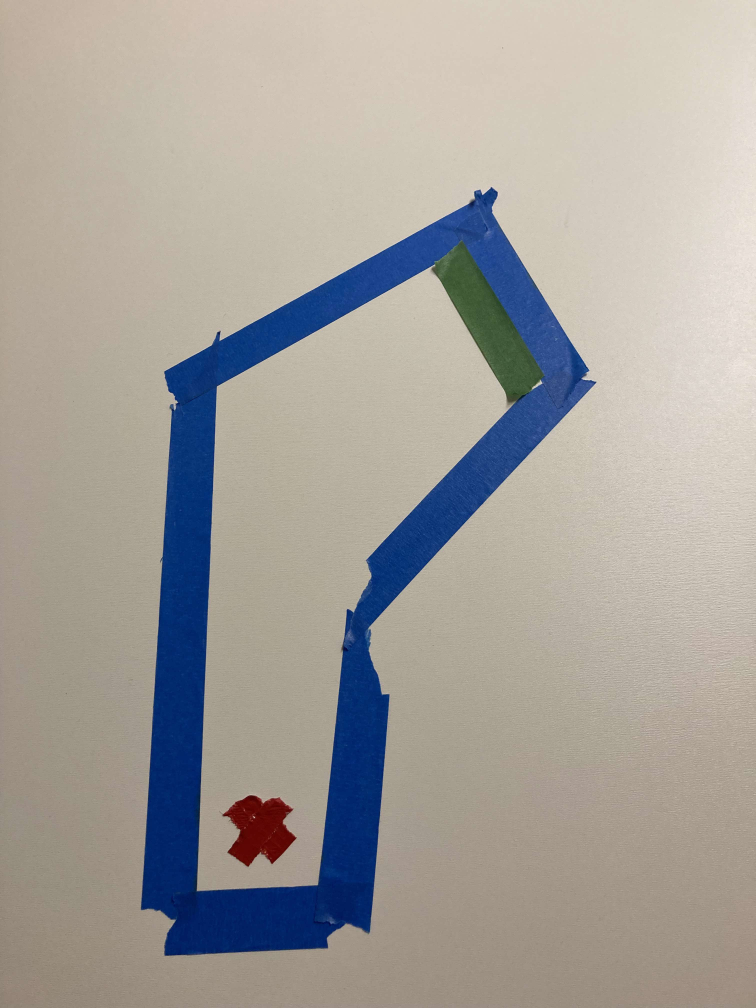
#> input picture atlas/imageprocessing/image_test/real_test.jpg, 3024 x 4032 px, found by its file name (shown at 1/4 size)
$ python image.py
#> lines starting #> are read from the running program, lines starting #| are printed output that depends on the picture; after the words box and inside, x2 and y2 are one past the last pixel; in counts of white or black regions, pixels touching at a corner belong together
import numpy as np
import cv2
from PIL import Image
import os
import matplotlib.pyplot as plt

def transform_image(image : str) -> np.ndarray:

#> called with image = 'imageprocessing/image_test/real_test.jpg'
    im = Image.open(image)
#> im is the input picture: PIL image 3024x4032 RGB; mean R, G, B 164.8, 160.6, 155.2
    image = np.array(im)

    if image.shape[-1] != 3:
        image = image[:, :, :3]


    blue_lower = np.array([0, 0, 50])
    blue_upper = np.array([100, 100, 255])
    red_lower = np.array([80, 0, 0])
    red_upper = np.array([255, 60, 60])
    green_lower = np.array([0, 50, 0])
    green_upper = np.array([80, 255, 80])
    road_mask = np.all((image >= blue_lower) & (image <= blue_upper), axis=-1).astype(np.uint8)
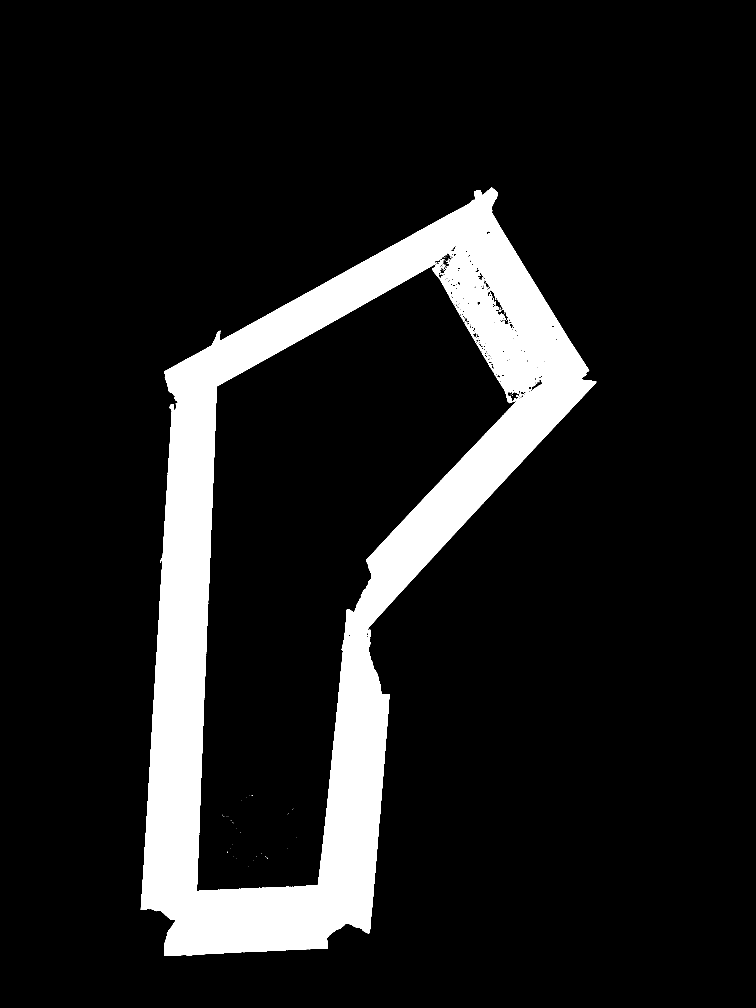
#> road_mask: shape (4032, 3024) (shown at 1/4 size); values 0 (black) and 1 (white), 11.7% white; 143 white regions (124 under 20 px), largest, box (x1, y1, x2, y2) and area: (563, 749, 2386, 3824) 1419528, (1979, 1224, 1995, 1234) 100, (1769, 1058, 1781, 1072) 74
    red_mask = np.all((image >= red_lower) & (image <= red_upper), axis=-1).astype(np.uint8)
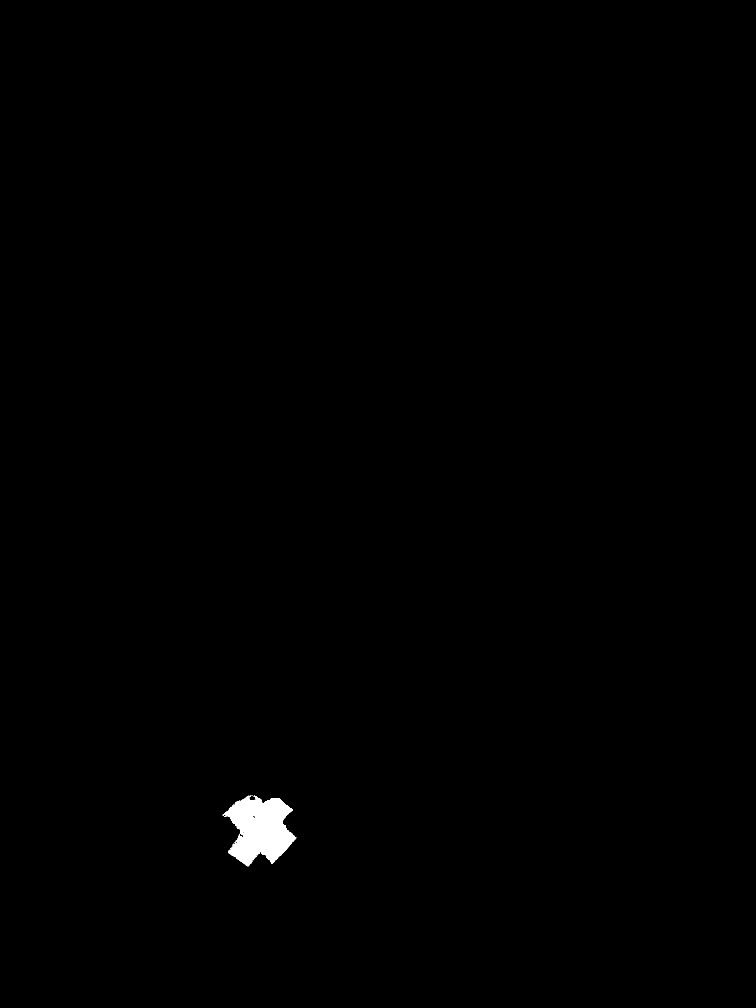
#> red_mask: shape (4032, 3024) (shown at 1/4 size); values 0 (black) and 1 (white), 0.41% white; 25 white regions (24 under 20 px), largest, box (x1, y1, x2, y2) and area: (891, 3183, 1185, 3466) 50102
    green_mask = np.all((image >= green_lower) & (image <= green_upper), axis=-1).astype(np.uint8)
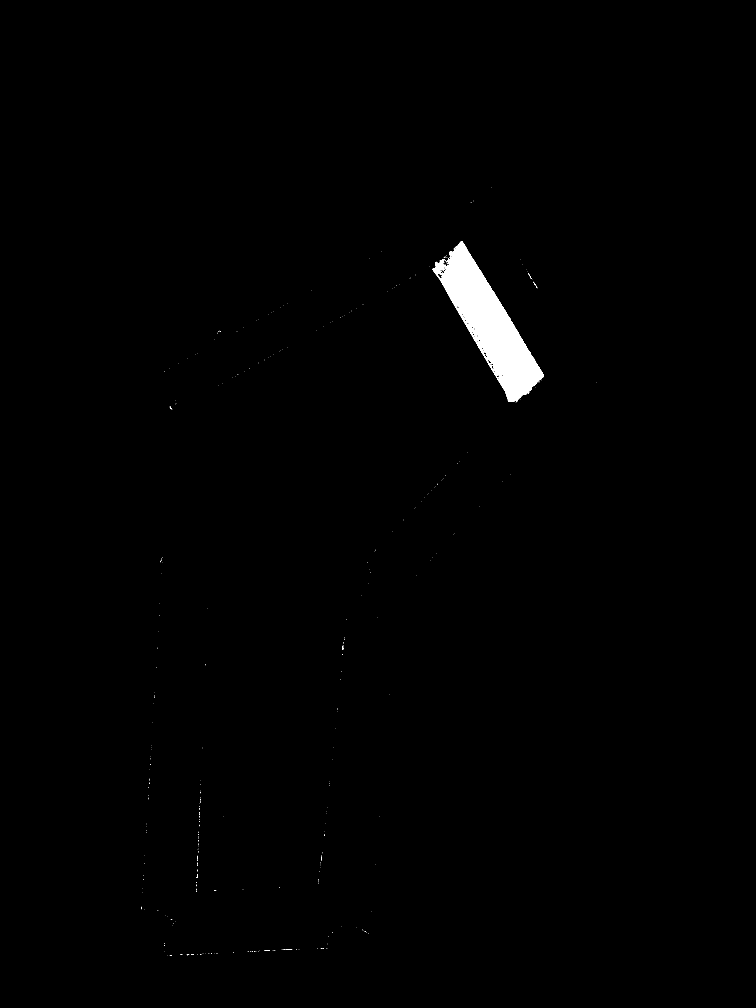
#> green_mask: shape (4032, 3024) (shown at 1/4 size); values 0 (black) and 1 (white), 0.82% white; 370 white regions (363 under 20 px), largest, box (x1, y1, x2, y2) and area: (1730, 965, 2176, 1609) 99287, (1368, 2583, 1373, 2600) 50, (2115, 1097, 2126, 1115) 35

    flood_filled = road_mask.copy()

    exterior_point = (0, 0)

    exterior_mask = cv2.floodFill(flood_filled, None, exterior_point, 1)[1]
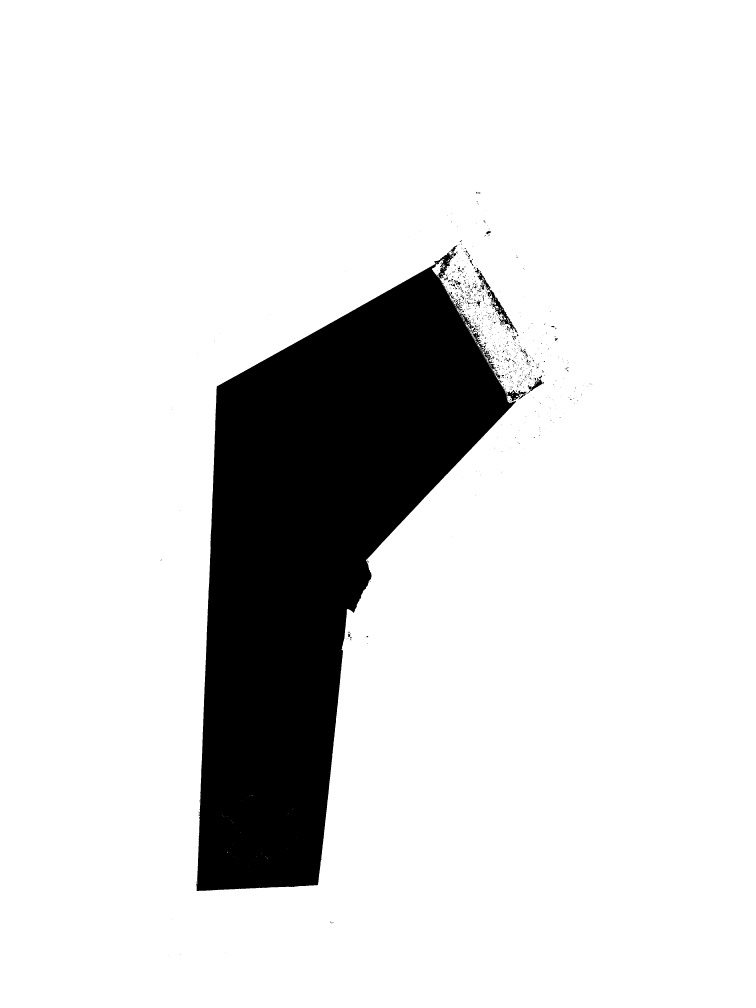
#> exterior_mask: shape (4032, 3024) (shown at 1/4 size); values 0 (black) and 1 (white), 86.5% white; 1164 black regions (1069 under 20 px), largest, box (x1, y1, x2, y2) and area: (787, 1006, 2106, 3564) 1633670, (1910, 1084, 2070, 1333) 4622, (2109, 1511, 2171, 1569) 979

    interior_mask = 1 - exterior_mask
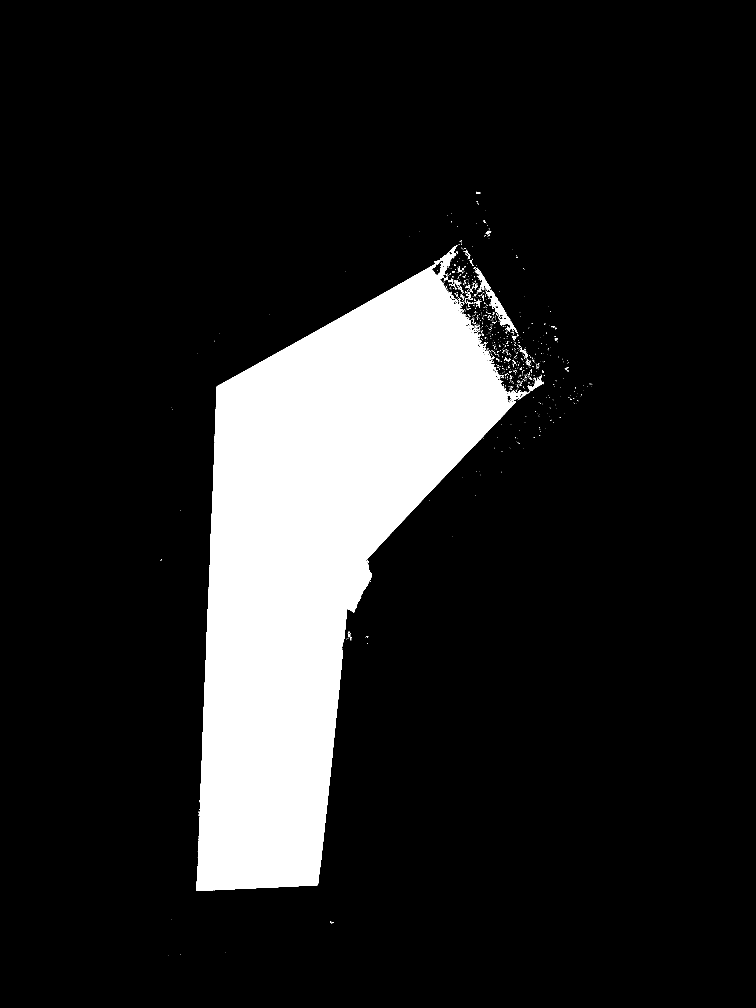
#> interior_mask: shape (4032, 3024) (shown at 1/4 size); values 0 (black) and 1 (white), 13.5% white; 1164 white regions (1069 under 20 px), largest, box (x1, y1, x2, y2) and area: (787, 1006, 2106, 3564) 1633670, (1910, 1084, 2070, 1333) 4622, (2109, 1511, 2171, 1569) 979

    final_mask = (interior_mask == 1).astype(np.uint8)

    rgb_matrix = np.zeros((*final_mask.shape, 3), dtype = np.uint8)

    rgb_matrix[final_mask == 1] = [255,255,255]

    rgb_matrix[green_mask == 1] = [0, 255, 0]
    rgb_matrix[red_mask == 1] = [255, 0, 0]
    return rgb_matrix[:4000,:3000]

if __name__ == "__main__":
    binary_matrix = transform_image('imageprocessing/image_test/real_test.jpg')

    plt.imshow(binary_matrix, cmap='gray')
    plt.title('Binary Road Mask')
    plt.axis('off')
    plt.show()
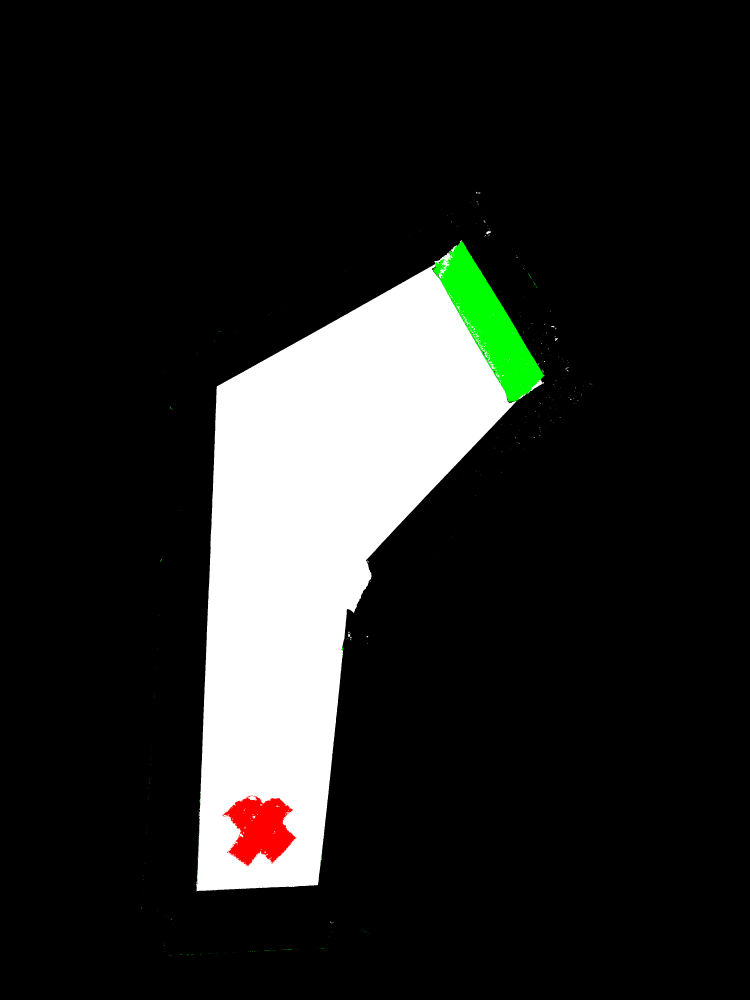
#> shown: shape (4000, 3000, 3) (shown at 1/4 size); mean R, G, B 34.7, 35.8, 33.6

    print(binary_matrix.shape)

$ run again, with atlas/imageprocessing/image_test/472998467_1428387818123182_3217043207253846016_n.jpg copied over atlas/imageprocessing/image_test/real_test.jpg
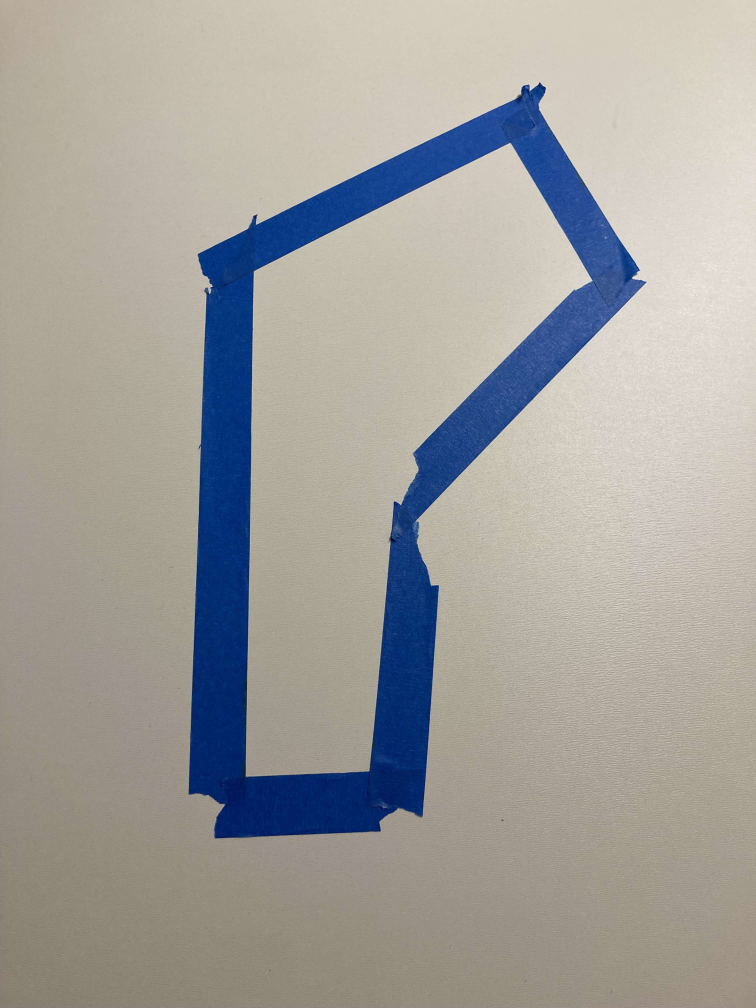
#> input picture atlas/imageprocessing/image_test/472998467_1428387818123182_3217043207253846016_n.jpg, 3024 x 4032 px, found by its file name (shown at 1/4 size)
#> in transform_image, im is the input picture: PIL image 3024x4032 RGB; mean R, G, B 162.3, 160.5, 156.5
#> in transform_image, `road_mask = np.all((image >= blue_lower) & (image <= blue_upper), axis..`:
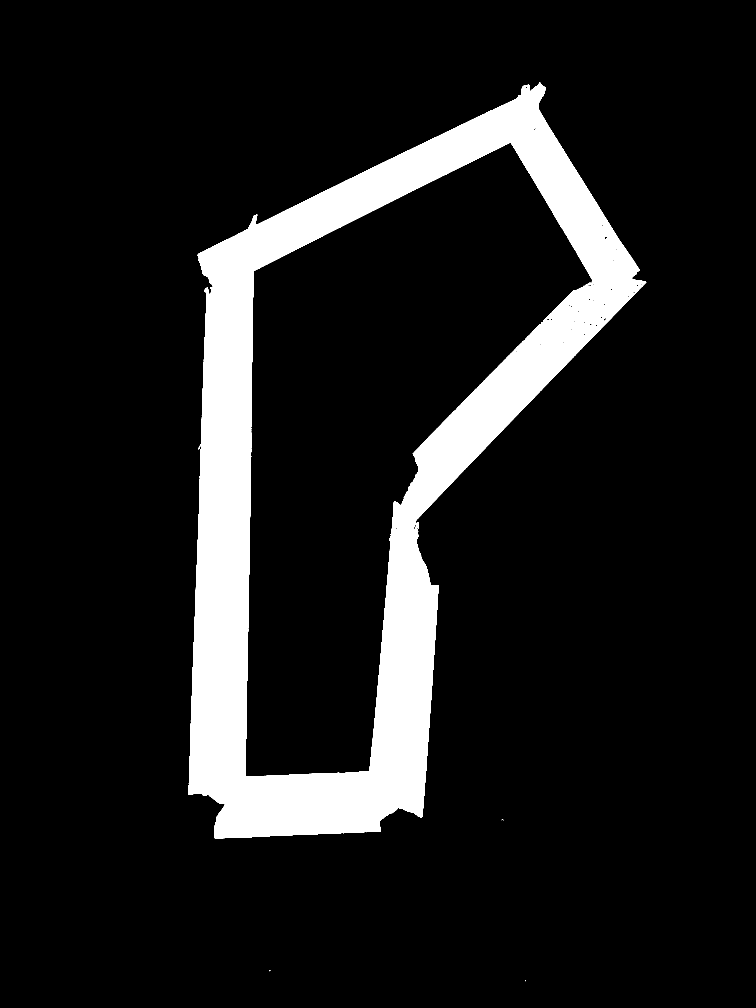
#> road_mask: shape (4032, 3024) (shown at 1/4 size); values 0 (black) and 1 (white), 11.2% white; 13 white regions (12 under 20 px), largest, box (x1, y1, x2, y2) and area: (754, 330, 2585, 3354) 1370220
#> red_mask: shape (4032, 3024); every value is 0
#> green_mask: shape (4032, 3024); values 0 (black) and 1 (white), 0.01% white in thin lines or dots, all inside (x1, y1, x2, y2) = (755, 344, 2348, 3353)
#> exterior_mask: shape (4032, 3024); values 0 (black) and 1 (white), 85.3% white; 919 black regions (842 under 20 px), largest, box (x1, y1, x2, y2) and area: (983, 571, 2372, 3107) 1786199, (977, 3024, 982, 3106) 178, (2184, 1274, 2202, 1290) 109
#> `plt.show()`:
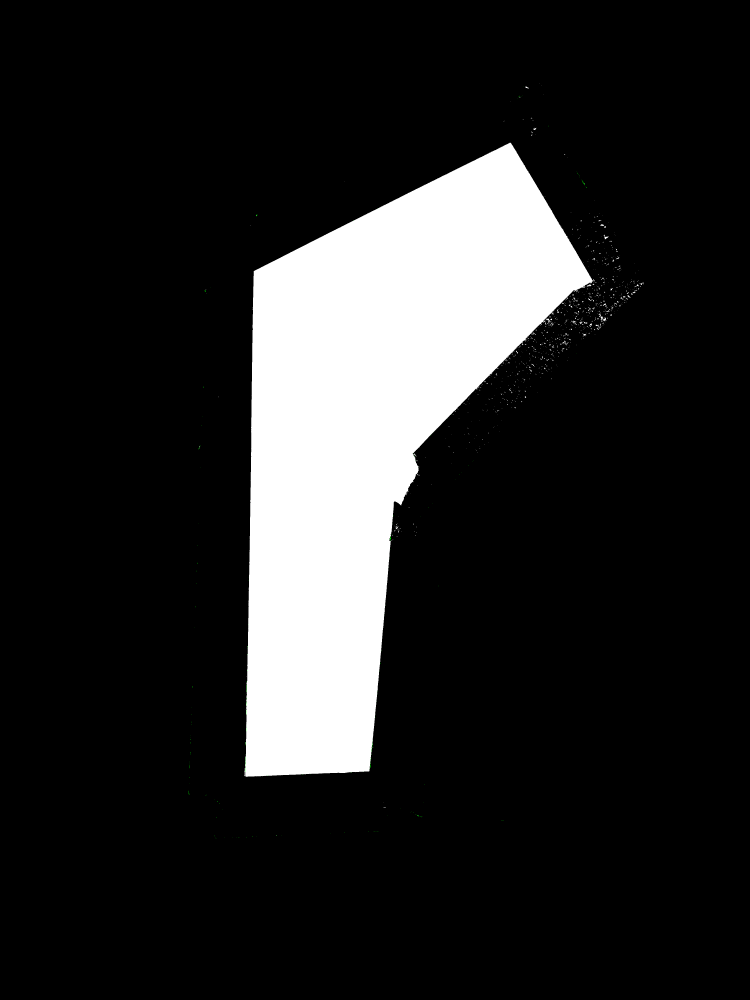
#> shown: shape (4000, 3000, 3) (shown at 1/4 size); mean R, G, B 38.1, 38.1, 38.1

$ run again, with atlas/imageprocessing/image_test/test3redgreen.png saved as atlas/imageprocessing/image_test/real_test.jpg
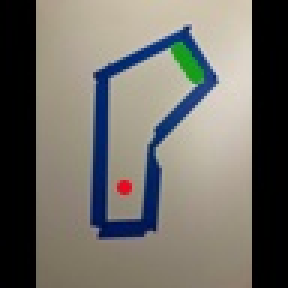
#> input picture atlas/imageprocessing/image_test/test3redgreen.png, 96 x 96 px, found by its file name (shown 3 times larger)
#> in transform_image, im is the input picture: PIL image 96x96 RGB; mean R, G, B 111.4, 108.9, 102.4
#> in transform_image, `road_mask = np.all((image >= blue_lower) & (image <= blue_upper), axis..`:
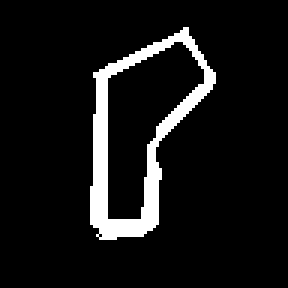
#> road_mask: shape (96, 96) (shown 3 times larger); values 0 (black) and 1 (white), 8.2% white; 1 white region, box (x1, y1, x2, y2) and area: (30, 9, 72, 80) 752
#> red_mask: shape (96, 96); values 0 (black) and 1 (white), 0.2% white in thin lines or dots, all inside (x1, y1, x2, y2) = (39, 60, 44, 65)
#> green_mask: shape (96, 96); values 0 (black) and 1 (white), 0.8% white; 3 white regions (2 under 20 px), largest, box (x1, y1, x2, y2) and area: (57, 14, 68, 28) 72
#> exterior_mask: shape (96, 96); values 0 (black) and 1 (white), 89.1% white; 2 black regions (1 under 20 px), largest, box (x1, y1, x2, y2) and area: (36, 14, 68, 73) 1000
#> `plt.show()`:
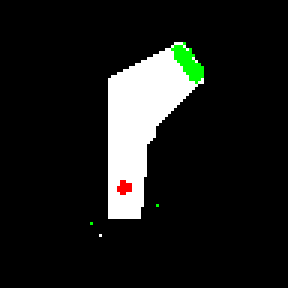
#> shown: shape (96, 96, 3) (shown 3 times larger); mean R, G, B 25.8, 27.4, 25.3
